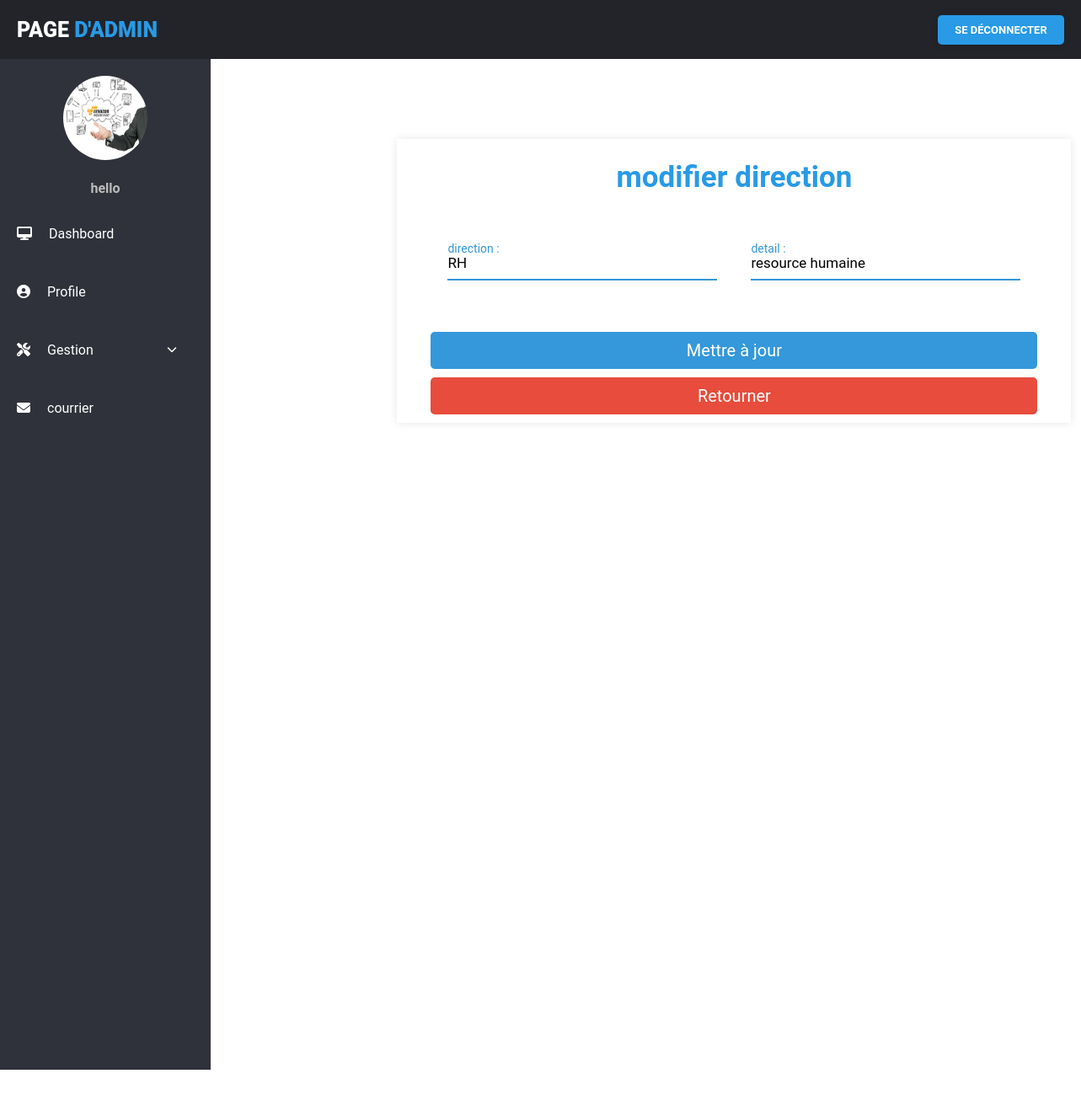
The page /app_web_final/update_direction.php?id=9 (signed in) on the database its author committed.
### tables this page shows
CREATE TABLE `user_form` (
  `id` int(11) NOT NULL,
  `name` varchar(255) NOT NULL,
  `email` varchar(255) NOT NULL,
  `utilname` varchar(255) NOT NULL,
  `password` varchar(255) NOT NULL,
  `image` varchar(255) NOT NULL,
  `direction` varchar(255) NOT NULL,
  `utiltype` varchar(50) NOT NULL DEFAULT 'Utilisateur'
);

CREATE TABLE `direction` (
  `direc_id` int(11) NOT NULL,
  `direc_name` varchar(70) NOT NULL,
  `detail` text NOT NULL,
  `util_id` int(11) NOT NULL DEFAULT 1
);

### app_web_final/update_direction.php (the view, shortened to what this page needs)
<?php
$user_id = $_SESSION['user_id'];
$name = $_SESSION['name'];
?>
<?php
include ('config.php');
$direc_id = $_GET['id'];
 ?>
<!DOCTYPE html>
<html lang="en">
<head>
    <link rel="stylesheet" href="css/style2.css">
    <link rel="stylesheet" href="https://cdnjs.cloudflare.com/ajax/libs/font-awesome/5.15.3/css/all.min.css"/>
</head>
<body>
        <div class="wrapper">
            <div class="header">
                <div class="header-menu">
                    <div class="title">Page <span>d'admin</span></div>
                    <ul>
                    <a href="home_admin.php?logout=<?php echo $user_id; ?>" class="btn1">Se déconnecter</a>
                    </ul>
                </div>
            </div>
            <div class="sidebar">
                <div class="sidebar-menu">
                    <center class="profile">
                    <?php
      $select = mysqli_query($conn, "SELECT * FROM `user_form` WHERE id = '$user_id'") or die('query failed');
      if(mysqli_num_rows($select) > 0){
         $fetch = mysqli_fetch_assoc($select);
      }
      if($fetch['image'] == ''){
         echo '<img src="images/default-avatar.png">';
      }else{
         echo '<img src="uploaded_img/'.$fetch['image'].'">';
      }
   ?>
                        <p><?php echo $name; ?></p>
                    </center>
                    <li class="item">
                        <a href="home_admin.php" class="menu-btn">
                            <i class="fas fa-desktop"></i><span>Dashboard</span>
                        </a>
                    </li>
                    <li class="item" id="profile">
                        <a href="home_profil_admin.php" class="menu-btn">
                            <i class="fas fa-user-circle"></i><span>Profile </span>
                        </a>
                    </li>
                    <li class="item" id="messages">
                        <a href="#messages" class="menu-btn">
                        <i class="fas fa-screwdriver-wrench"></i><span>Gestion <i class="fas fa-chevron-down drop-down"></i></span>
                        </a>
                    </li>
                    <li class="item" id="profile">
                        <a href="consulter_admin.php" class="menu-btn">
                        <i class="fas fa-envelope"></i><span>courrier </span>
                        </a>
                    </li>
                </div>
            </div>
            <div class="main-container">
<br>
<table>
    <tr>
            <td><pre>                                                   </pre></td>
<td>
        <div class="cont">
        <div class="text">modifier direction</div>
        <form action="" method="post" enctype="multipart/form-data">
<?php
      $select1 = mysqli_query($conn, "SELECT * FROM `direction` WHERE direc_id = '$direc_id'") or die('query failed');
      if(mysqli_num_rows($select1) > 0){
         $fetch1 = mysqli_fetch_assoc($select1);
      }
   ?>
<div class="form-row">
              <div class="input-data">
                 <input type="text" name="direc_name" value="<?php echo $fetch1['direc_name']; ?>">
                 <div class="underline"></div>
                 <label for="">direction :</label>
              </div>
              <div class="input-data">
              <input type="text" name="detail" value="<?php echo $fetch1['detail']; ?>">
                 <div class="underline"></div>
                 <label for="">detail :</label>
              </div>
           </div>
<br>
   <input type="submit" value="Mettre à jour" name="update_direction" class="btn">
   <a href="view_direction.php" class="delete-btn">Retourner</a>
</form>
</tr>
</table>
</div>
</div>
            <div class="container">
        </div>
</body>
</html>

### app_web_final/css/style2.css (style rules this page uses)
:root { --blue:#3498db; --dark-blue:#2980b9; --red:#e74c3c; --dark-red:#c0392b; --black:#333; --white:#fff; --light-bg:#eee; --box-shadow:0 5px 10px rgba(0,0,0,.1); }
* { font-family: 'Poppins', sans-serif; margin:0; padding:0; box-sizing: border-box; outline: none; border: none; text-decoration: none; }
.btn, .delete-btn { width: 100%; border-radius: 5px; padding:10px 30px; color:var(--white); display: block; text-align: center; cursor: pointer; font-size: 20px; margin-top: 10px; }
.btn { background-color: var(--blue); }
.delete-btn { background-color: var(--red); }
.container { min-height: 100vh; background-color: white; display: flex; align-items: center; justify-content: center; padding:20px; }
* { margin: 0; padding: 0; list-style: none; text-decoration: none; box-sizing: border-box; font-family: "Roboto", sans-serif; }
body { background: #fff; }
.wrapper .header { z-index: 1; background: #22242A; position: fixed; width: calc(100% - 0%); height: 70px; display: flex; top: 0; }
.wrapper .header .header-menu { width: calc(100% - 0%); height: 100%; display: flex; justify-content: space-between; align-items: center; padding: 0 20px; }
.wrapper .header .header-menu .title { color: #fff; font-size: 25px; text-transform: uppercase; font-weight: 900; }
.wrapper .header .header-menu .title span { color: #289ae6; }
.wrapper .header .header-menu ul { display: flex; }
.wrapper .sidebar { z-index: 1; background: #2F323A; position: fixed; top: 70px; width: 250px; height: calc(100% - 9%); transition: 0.3s; transition-property: width; overflow-y: auto; }
.wrapper .sidebar .sidebar-menu { overflow: hidden; }
.wrapper .sidebar .sidebar-menu .profile img { margin: 20px 0; width: 100px; height: 100px; border-radius: 50%; }
.wrapper .sidebar .sidebar-menu .profile p { color: #bbb; font-weight: 700; margin-bottom: 10px; }
.wrapper .sidebar .sidebar-menu .item { width: 250px; overflow: hidden; }
.wrapper .sidebar .sidebar-menu .item .menu-btn { display: block; color: #fff; position: relative; padding: 25px 20px; transition: 0.3s; transition-property: color; }
.wrapper .sidebar .sidebar-menu .item .menu-btn i { margin-right: 20px; }
.wrapper .sidebar .sidebar-menu .item .menu-btn .drop-down { float: right; font-size: 12px; margin-top: 3px; }
.wrapper .main-container { width: (100% - 250px); margin-top: 70px; margin-left: 250px; padding: 15px; }
.btn1 { font-family: "Roboto", sans-serif; font-size: 13px; font-weight: bold; background: #289ae6; width: 150px; padding: 10px; text-align: center; text-decoration: none; text-transform: uppercase; color: #fff; border-radius: 5px; cursor: pointer; box-shadow: 0 0 10px rgba(0, 0, 0, 0.1); -webkit-transition-duration: 0.3s; transition-duration: 0.3s; -webkit-transition-property: box-shadow, transform; transition-property: box-shadow, transform; }

### app_web_final/update_direction.php (style rules this page uses)
.cont { max-width: 800px; background: #fff; width: 800px; padding: 25px 40px 10px 40px; box-shadow: 0px 0px 10px rgba(0,0,0,0.1); }
.cont .text { text-align: center; font-size: 35px; font-weight: 600; background: #289ae6; -webkit-background-clip: text; -webkit-text-fill-color: transparent; }
.cont form { padding: 30px 0 0 0; }
.cont form .form-row { display: flex; margin: 32px 0; }
form .form-row .input-data { width: 100%; height: 40px; margin: 0 20px; position: relative; }
.input-data input, .textarea textarea { display: block; width: 100%; height: 100%; border: none; font-size: 17px; border-bottom: 2px solid rgba(0,0,0, 0.12); }
.input-data input:focus ~ label, .textarea textarea:focus ~ label, .input-data input:valid ~ label, .textarea textarea:valid ~ label { transform: translateY(-20px); font-size: 14px; color: #3498db; }
.input-data label { position: absolute; pointer-events: none; bottom: 10px; font-size: 16px; transition: all 0.3s ease; }
.input-data .underline { position: absolute; bottom: 0; height: 2px; width: 100%; }
.input-data .underline:before { position: absolute; content: ""; height: 2px; width: 100%; background: #3498db; transform: scaleX(0); transform-origin: center; transition: transform 0.3s ease; }
.input-data input:focus ~ .underline:before, .input-data input:valid ~ .underline:before, .textarea textarea:focus ~ .underline:before, .textarea textarea:valid ~ .underline:before { transform: scale(1); }

### rows shown on the page
user_form: image (picture)
direction: direc_name "RH", detail "resource humaine"

### other values the page prints
$name "hello"
